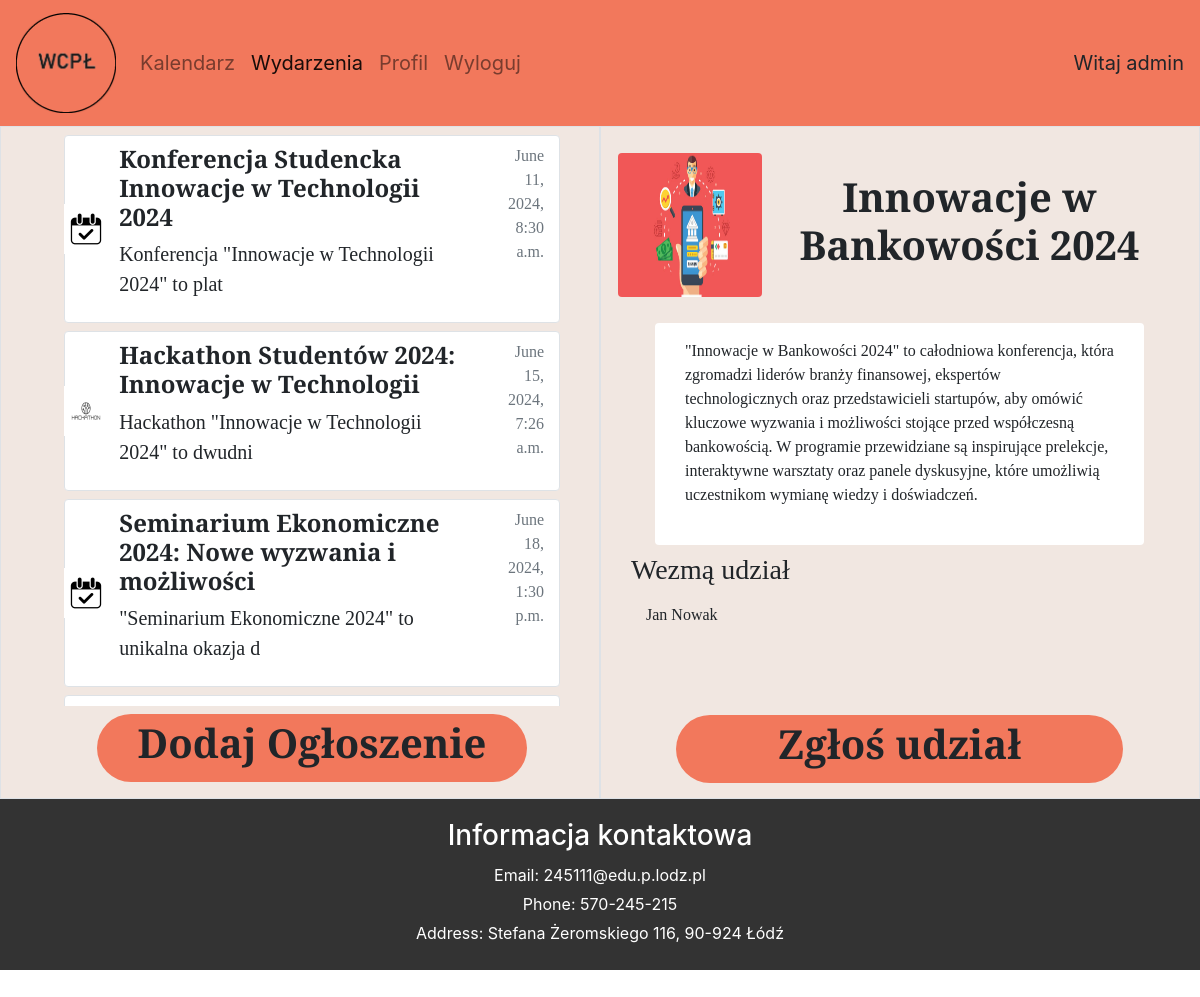
Page /events/25 (signed in) on the committed database.
### main/models.py (models this page shows, shortened)
class Event(models.Model):
    picture = models.ImageField(default='default.jpg', upload_to='event_pics')
    author = models.ForeignKey(User, on_delete=models.CASCADE)
    users = models.ManyToManyField(User, related_name="users_list", blank=True)
    addDate = models.DateTimeField(default=timezone.now)
    startDate = models.DateTimeField(default=timezone.now)
    endDate = models.DateTimeField(default=timezone.now)
    title = models.CharField(max_length=100)
    description = models.CharField(max_length=620)
    accepted = models.IntegerField(default=0)
    class Meta:
        ordering = ['startDate']

class Profile(models.Model):
    USER_TYPE_CHOICES = (
        ('student', 'Student'),
        ('firm', 'Firm'),
    )
    user = models.OneToOneField(User, on_delete=models.CASCADE)
    user_type = models.CharField(max_length=10, choices=USER_TYPE_CHOICES, default='student')
    picture = models.ImageField(default='user_icon.png', upload_to='profile_pictures')
    phone_number = models.CharField(max_length=20, null=True, blank=True)
    faculty = models.CharField(max_length=40, null=True, blank=True)
    course = models.CharField(max_length=50, null=True, blank=True)
    semester = models.IntegerField(null=True, validators=[MinValueValidator(1), MaxValueValidator(7)], blank=True)
    nameFirm = models.CharField(max_length=50, default='Nokia', null=True, blank=True)
    website = models.CharField(max_length=100, default='https://www.nokia.com/', null=True, blank=True)
    bio = models.TextField(blank=True)

### main/views.py (the view)
# urls.py: path('events/<int:id>', views.eventsInfo, name='events-info'),
@login_required
def eventsInfo(request, id):
    currentEvent = get_object_or_404(Event, id=id)
    currentUser = request.user
    profiles = []
    for user in currentEvent.users.all():
        profile = Profile.objects.get(user=user)
        profiles.append(profile)
    isFound = False
    for user in currentEvent.users.all():
        if user.username == currentUser.username:
            isFound = True
    if request.method == 'POST':
        form = ParticipationForm(request.POST)
        if currentUser.username != 'admin':
            if isFound:
                currentEvent.users.remove(currentUser)
            else:
                currentEvent.users.add(currentUser)
            currentEvent.save()
        return redirect('events-info', id=id)
    else:
        form = ParticipationForm()
    context = {
        'events': Event.objects.all(),
        'currentEvent': currentEvent,
        'currentUser': currentUser,
        'profiles': profiles,
        'ifParticipates': isFound,
        'form': form
    }
    return render(request, "main/events_info.html", context)

### main/templates/main/events_info.html (shortened to what this page needs)
{% extends "main/events_search.html" %}
{% load static %}
{% block event %}
<div class="row px-1 justify-content-center align-items-center" style="min-height: 180px;">
    <div class="col-md-3 col-sm-12">
        <div class="d-flex justify-content-center align-items-center">
            <img class="rounded" src="{{ currentEvent.picture.url }}" alt="event-icon" style="width: 144px;height: 144px;">
        </div>
    </div>
    <div class="col-md-9 col-sm-12">
        <div class="container text-center">
            <h1 class="fw-bold">{{ currentEvent.title }}</h1>
        </div>
    </div>
</div>
<div class="row mx-4 my-2 py-3 rounded bg-white" style="min-height: 222px;">
    <div class="col-md-12">
        <div class="container">
            {{ currentEvent.description }}
        </div>
    </div>
</div>
<h3>Wezmą udział</h3>
<div class="container">
    <ul class="navbar-nav mr-auto">
        <li class="nav-item">
            <div class="row" style="min-height: 120px;">
                {% for profile in profiles|slice:":12" %}
                <div class="col-md-3">
                    <a class="nav-link" href="{% url 'profile-home'  profile.user.username %}" style="color: inherit;">
                        {% if profile.user_type == 'student' %}
                        {{ profile.user.first_name }} {{ profile.user.last_name }}
                        {% else %}
                        {{ profile.nameFirm }}
                        {% endif %}
                    </a>
                </div>
                {% endfor %}
            </div>
        </li>
    </ul>
</div>
<div class="row px-5">
    {% if currentEvent.author == currentUser %}
    <div class="container">
        <a class="col-md-12 btn pt-1 rounded-pill text-center" href="{% url 'events-edit' currentEvent.id %}" style="background-color: #F2785C">
            <h1 class="fw-bold">Edytuj wydarzenie</h1>
        </a>
    </div>
    {% else %}
    <form method="POST">
        <button class="col-md-12 btn pt-1 rounded-pill text-center" type="submit" style="background-color: #F2785C">
            {% if ifParticipates %}
            <h1 class="fw-bold">Wypisz się</h1>
            {% else %}
            <h1 class="fw-bold">Zgłoś udział</h1>
            {% endif %}
        </button>
    </form>
    {% endif %}
</div>
{% endblock event %}

### main/templates/main/events_search.html (shortened to what this page needs)
{% extends "main/base.html" %}
{% load static %}
{% block events_activate %}
active
{% endblock events_activate %}
{% block content %}
<div class="container-fluid" style="background-color: #F1E7E1; font-family:Bree Serif">
    <div class="row">
        <div class="col-md-6 col-sm-12 py-2 ps-5 pe-4 border">
            <div class="container mb-2">
                <div class="container-fluid" style="height: 571px; max-height: 571px; overflow-y: scroll;">
                    {% for event in events %}
                    {% if event.accepted %}
                    <div class="row rounded border border-5 mb-2 bg-white">
                        <div class="col-md-1">
                            <div class="d-flex justify-content-center align-items-center" style="height: 100%;width: 100%;">
                                <img class="rounded" src="{{ event.picture.url }}" alt="event-icon" style="width: 50px; height: 50px;">
                            </div>
                        </div>
                        <a class="col-md-9 btn pt-2 text-start" href="{% url 'events-info' event.id %}">
                            <h4 class="fw-bold">{{ event.title }}</h4>
                            <p class="fs-5">{{ event.description|slice:":50" }}</p>
                        </a>
                        <div class="col-md-2 text-end pt-2 text-muted">
                            {{ event.startDate }}
                        </div>
                    </div>
                    {% endif %}
                    {% endfor %}
                </div>
                <div class="row px-5 mt-2">
                    <a class="col-md-12 btn pt-1 rounded-pill text-center" href="{% url 'events-add' %}" style="background-color: #F2785C">
                        <h1 class="fw-bold">Dodaj Ogłoszenie</h1>
                    </a>
                </div>
            </div>
        </div>
        <div class="col-md-6 col-sm-12 py-2 pe-3 border">
            <div class="container">
                {% block event %}{% endblock %}
            </div>
        </div>
    </div>
</div>
{% endblock content %}

### main/templates/main/base.html (shortened to what this page needs)
{% load static %}
<!DOCTYPE html>
<html>
    <head>
        <link rel="stylesheet" href="{% static 'main/main.css' %}">
        <link href="https://cdn.jsdelivr.net/npm/bootstrap@5.0.2/dist/css/bootstrap.min.css" rel="stylesheet">
        <link rel="stylesheet" href="https://stackpath.bootstrapcdn.com/bootstrap/4.5.2/css/bootstrap.min.css">
        <link rel="stylesheet" href="https://cdn.jsdelivr.net/npm/bootstrap-icons@1.11.3/font/bootstrap-icons.min.css">
    </head>
    <body>
        <nav class="navbar navbar-expand-lg navbar-light">
            <a class="navbar-brand" href="#">
                <img src="{% static 'main/logo.png' %}" alt="logo" style="width: 100px;height: 100px;">
            </a>
            <div class="collapse navbar-collapse" id="navbarSupportedContent">
              <ul class="navbar-nav mr-auto">
                {% if user.is_authenticated %}
                <li class="nav-item">
                  <a class="nav-link {% block calendar_activate %}{% endblock %}" href="{% url 'calendar' %}">Kalendarz</a>
                </li>
                <li class="nav-item">
                  <a class="nav-link {% block events_activate %}{% endblock %}" href="{% url 'events-search' %}">Wydarzenia</a>
                </li>
                <li class="nav-item">
                    <a class="nav-link {% block profile_activate %}{% endblock %}" href="{% url 'profile-home' user.username %}">Profil</a>
                </li>
                <li class="nav-item">
                    <a class="nav-link" href="{% url 'logout' %}">Wyloguj</a>
                </li>
                {% endif %}
              </ul>
              {% if user.is_authenticated %}
              <span class="span-text">
                Witaj {{ user.username }}
              </span>
              {% endif %}
            </div>
        </nav>
        {% block content %}{% endblock %}
    </body>
    <footer>
        <div class="footer-container">
            <div class="contact-info">
                <h3>Informacja kontaktowa</h3>
                <p>Email: 245111@edu.p.lodz.pl</p>
                <p>Phone: 570-245-215</p>
                <p>Address:  Stefana Żeromskiego 116, 90-924 Łódź</p>
            </div>
        </div>
    </footer>
</html>

### main/static/main/main.css (style rules this page uses)
body { background-color: rgba(241, 231, 225, 1); overflow-x: hidden; font-family: "Bree Serif"; font-size: 20px; margin: 0; }
.navbar { background-color: #F2785C; font-size: 20px; }
footer { background-color: #333; color: #fff; padding: 20px; width: 100%; bottom: 0; }
.footer-container { margin: 0 auto; }
.contact-info { text-align: center; }
.contact-info h3 { margin-bottom: 10px; }
.contact-info p { margin: 5px 0; }

### rows in the picture
Event: picture (placeholder picture), title "Konferencja Studencka Innowacje w Technologii 2024", description "Konferencja \"Innowacje w Technologii 2024\" to plat", startDate "June 11, 2024, 8:30 a.m."
Event: picture (picture), title "Hackathon Studentów 2024: Innowacje w Technologii", description "Hackathon \"Innowacje w Technologii 2024\" to dwudni", startDate "June 15, 2024, 7:26 a.m."
Event: picture (placeholder picture), title "Seminarium Ekonomiczne 2024: Nowe wyzwania i możliwości", description "\"Seminarium Ekonomiczne 2024\" to unikalna okazja d", startDate "June 18, 2024, 1:30 p.m."
Event: picture (picture), title "Innowacje w Bankowości 2024", description "\"Innowacje w Bankowości 2024\" to całodniowa konferencja, która zgromadzi liderów branży finansowej, ekspertów technologicznych oraz przedstawicieli startupów, aby omówić kluczowe wyzwania i możliwości stojące przed współczesną bankowością. W programie przewidziane są inspirujące prelekcje, interaktywne warsztaty oraz panele dyskusyjne, które umożliwią uczestnikom wymianę wiedzy i doświadczeń."
Profile: user.first_name "Jan", user.last_name "Nowak"

### other values in the picture
{{ user.username }} "admin"
